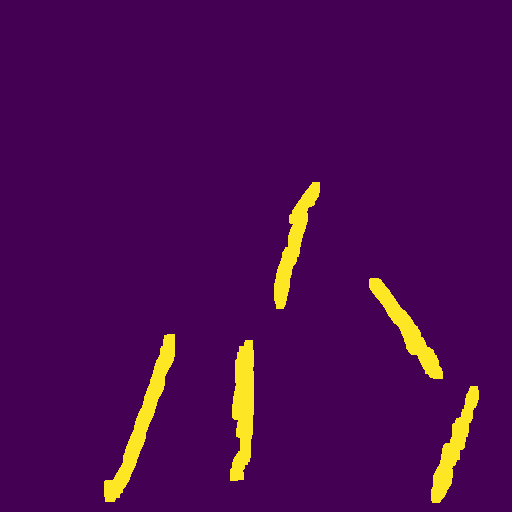
#> input picture Dilated Image With Defauld_BlackandWhite40.png, 512 x 512 px; its folder holds 5 pictures in this run
$ python main.py
#> lines starting #> are read from the running program, lines starting #| are printed output that depends on the picture; after the words box and inside, x2 and y2 are one past the last pixel; in counts of white or black regions, pixels touching at a corner belong together
'''
Kubilay Bozak  kubilaybozak@gmail.com
Samet Kara     samet.krx@gmail.com
Hüsna Şişli    husnasisli@gmail.com
'''

import math as math
import skimage.exposure as exposure
import matplotlib.pyplot as plt
from skimage import draw
import skimage
import sys
import cv2
import cv2 as cv
import numpy as np
import numpy
from scipy.signal import convolve2d
from scipy.ndimage.filters import convolve
from skimage import io, img_as_float
import time
from PIL import Image
np.set_printoptions(threshold=sys.maxsize)


#Görselin adı
#nBands = 10
#mSize = 40
#mzSize = 5


# [1083 lines left out: functions small, Normal, DilateExampe, Normal2, DilateV2, not called in this run]
#DilateV2(40)


#https://automaticaddison.com/how-to-determine-the-orientation-of-an-object-using-opencv/
def Test(a):
#> called with a = 'work'
    import cv2 as cv
    from math import atan2, cos, sin, sqrt, pi
    import numpy as np

    def drawAxis(img, p_, q_, color, scale):
        p = list(p_)
        q = list(q_)

        ## [visualization1]
        angle = atan2(p[1] - q[1], p[0] - q[0])  # angle in radians
        hypotenuse = sqrt((p[1] - q[1]) * (p[1] - q[1]) + (p[0] - q[0]) * (p[0] - q[0]))

        # Here we lengthen the arrow by a factor of scale
        q[0] = p[0] - scale * hypotenuse * cos(angle)
        q[1] = p[1] - scale * hypotenuse * sin(angle)
        cv.line(img, (int(p[0]), int(p[1])), (int(q[0]), int(q[1])), color, 3, cv.LINE_AA)

        # create the arrow hooks
        p[0] = q[0] + 9 * cos(angle + pi / 4)
        p[1] = q[1] + 9 * sin(angle + pi / 4)
        cv.line(img, (int(p[0]), int(p[1])), (int(q[0]), int(q[1])), color, 3, cv.LINE_AA)

        p[0] = q[0] + 9 * cos(angle - pi / 4)
        p[1] = q[1] + 9 * sin(angle - pi / 4)
        cv.line(img, (int(p[0]), int(p[1])), (int(q[0]), int(q[1])), color, 3, cv.LINE_AA)
        ## [visualization1]

    def getOrientation(pts, img):
        ## [pca]
        # Construct a buffer used by the pca analysis
        sz = len(pts)
        data_pts = np.empty((sz, 2), dtype=np.float64)
        for i in range(data_pts.shape[0]):
            data_pts[i, 0] = pts[i, 0, 0]
            data_pts[i, 1] = pts[i, 0, 1]

        # Perform PCA analysis
        mean = np.empty((0))
        mean, eigenvectors, eigenvalues = cv.PCACompute2(data_pts, mean)

        # Store the center of the object
        cntr = (int(mean[0, 0]), int(mean[0, 1]))
        ## [pca]

        ## [visualization]
        # Draw the principal components
        cv.circle(img, cntr, 3, (255, 0, 255), 2)
        p1 = (cntr[0] + 0.02 * eigenvectors[0, 0] * eigenvalues[0, 0],
              cntr[1] + 0.02 * eigenvectors[0, 1] * eigenvalues[0, 0])
        p2 = (cntr[0] - 0.02 * eigenvectors[1, 0] * eigenvalues[1, 0],
              cntr[1] - 0.02 * eigenvectors[1, 1] * eigenvalues[1, 0])
        drawAxis(img, cntr, p1, (255, 255, 0), 1)
        drawAxis(img, cntr, p2, (0, 0, 255), 5)

        angle = atan2(eigenvectors[0, 1], eigenvectors[0, 0])  # orientation in radians
        ## [visualization]

        # Label with the rotation angle
        label = "" + str(-int(np.rad2deg(angle)) - 90) + " degrees"
        textbox = cv.rectangle(img, (cntr[0], cntr[1] - 25), (cntr[0] + 250, cntr[1] + 10), (255, 255, 255), -1)
        cv.putText(img, label, (cntr[0], cntr[1]), cv.FONT_HERSHEY_SIMPLEX, 0.5, (0, 0, 0), 1, cv.LINE_AA)

        return angle

    # Load the image
    img = cv.imread("Dilated Image With Defauld_BlackandWhite40.png")
#> img is the input picture: shape (512, 512, 3); mean B, G, R 82.1, 10.2, 75.4

    # Was the image there?
    if img is None:
        print("Error: File not found")
        exit(0)

    cv.imshow('Input Image', img)

    # Convert image to grayscale
    gray = cv.cvtColor(img, cv.COLOR_BGR2GRAY)
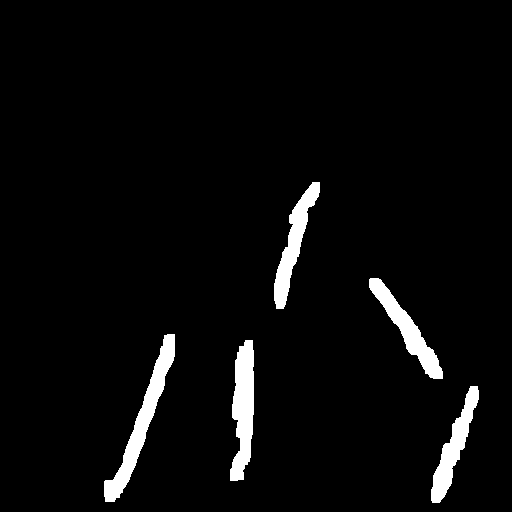
#> gray: shape (512, 512); values 30 (black) and 215 (white), 4% white; 5 white regions, box (x1, y1, x2, y2) and area: (104, 334, 175, 502) 2591, (230, 340, 254, 481) 2335, (369, 278, 443, 379) 1895, (274, 182, 320, 309) 1886, (431, 386, 479, 503) 1820

    # Convert image to binary
    _, bw = cv.threshold(gray, 10, 255, cv.THRESH_BINARY | cv.THRESH_OTSU)
#> bw: shape (512, 512); 4% white; 5 white regions

    # Find all the contours in the thresholded image
    contours, _ = cv.findContours(bw, cv.RETR_LIST, cv.CHAIN_APPROX_NONE)
#> contours = 5 contours; box (x1, y1, x2, y2) and area: (104, 334, 175, 502) 2408, (230, 340, 254, 481) 2178, (369, 278, 443, 379) 1776, (274, 182, 320, 309) 1748, (431, 386, 479, 503) 1688

    for i, c in enumerate(contours):

        # Calculate the area of each contour
        area = cv.contourArea(c)

        # Ignore contours that are too small or too large
        if area < 520 or 10000 < area:
            continue

        # Draw each contour only for visualisation purposes
        cv.drawContours(img, contours, i, (0, 0, 255), 2)

        # Find the orientation of each shape
        getOrientation(c, img)
#> this loop made 5 passes
#> (area, sz in getOrientation, mean in getOrientation, eigenvectors in getOrientation, eigenvalues in getOrientation, p1 in getOrientation) on passes 1 to 5: (1687.5, 263, [[454.9, 443.4]], [[-0.342, 0.94], [0.94, 0.342]], [1344.5, 47.95], (444.8, 468.3)), (2177.5, 313, [[242.9, 411]], [[-0.0514, 0.999], [0.999, 0.0514]], [1860.9, 63.17], (240.1, 447.2)), (2408, 364, [[142.1, 419.4]], [[-0.353, 0.936], [0.936, 0.353]], [2996.1, 49.08], (120.9, 475.1)), (1776.5, 235, [[407.1, 329.7]], [[0.564, 0.826], [0.826, -0.564]], [1382.8, 53.73], (422.6, 351.8)), (1747.5, 275, [[293.6, 244.4]], [[-0.284, 0.959], [0.959, 0.284]], [1560, 48.5], (284.2, 273.9))
#> pass 2, in getOrientation (call 2), `textbox = cv.rectangle(img, (cntr[0], cntr[1] - 25), (cntr[0] + 250, c..`:
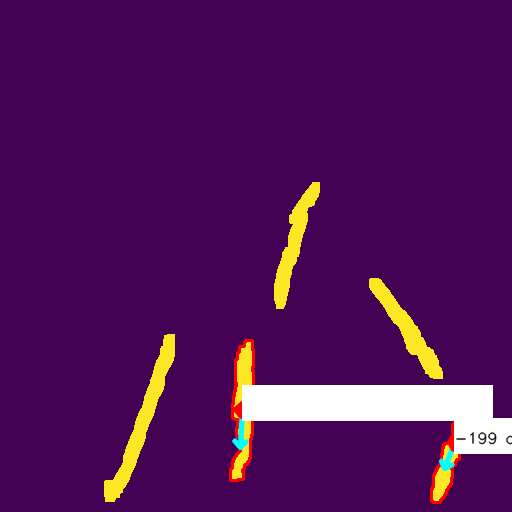
#> textbox: shape (512, 512, 3); mean B, G, R 89.4, 18.9, 82.3
#> pass 3, in getOrientation (call 3), `textbox = cv.rectangle(img, (cntr[0], cntr[1] - 25), (cntr[0] + 250, c..`:
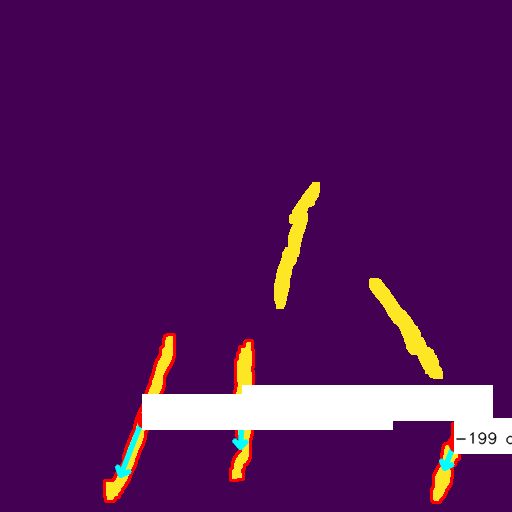
#> textbox: shape (512, 512, 3); 2.48% of pixels changed, all inside (x1, y1, x2, y2) = (103, 333, 393, 503)
#> after the loop:
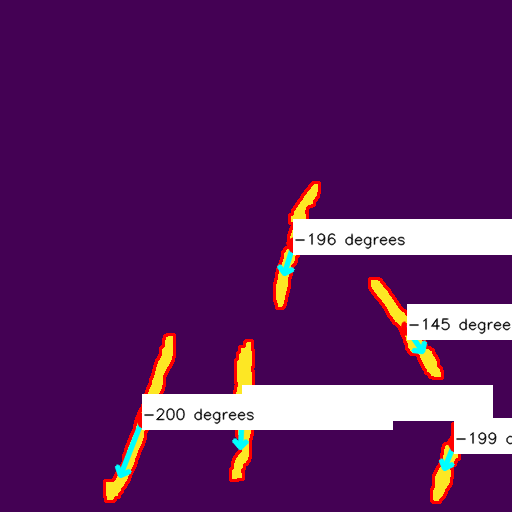
#> img: shape (512, 512, 3); 12.57% of pixels changed, all inside (x1, y1, x2, y2) = (103, 181, 512, 504)

    cv.imshow('Output Image', img)
    cv.waitKey(0)
    cv.destroyAllWindows()

    # Save the output image to the current directory
    cv.imwrite("output_img.jpg", img)
Test("work")


# [85 lines left out: function Test2, not called in this run]
#Test2()

def Test3():
    im = cv2.imread('Dilated Image With Defauld_BlackandWhite40.png')
